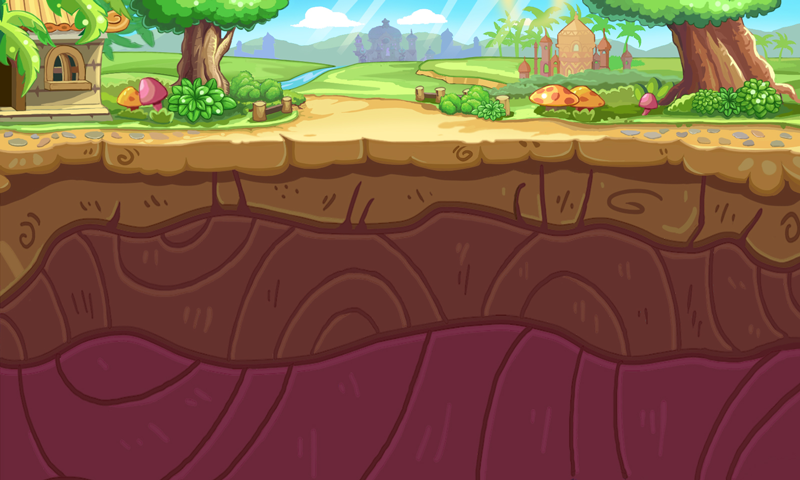

A level layout from a 2D game, rendered from its tile map. Below: a short description, then the map file with tile-grid data replaced by summaries:
An orthogonal 25x15 tile map with 32x32 px tiles, 1 tile layer (bg) and 17 objects.

<map version="1.0" orientation="orthogonal" width="25" height="15" tilewidth="32" tileheight="32">
 <tileset firstgid="1" name="bg01" tilewidth="32" tileheight="32">
  <image source="bg01.png" width="800" height="480" />
 </tileset>
 <layer name="bg" width="25" height="15">
  <data>[375 cells, 375 non-empty, 375 distinct tile ids]</data>
 </layer>
 <objectgroup name="logic" width="25" height="15" opacity="0.9">
  <object x="0" y="0" width="32" height="32">
   <properties>
    <property name="coins" value="500" />
    <property name="map" value="01" />
    <property name="nextscene" value="03" />
    <property name="nextscene2" value="-1" />
    <property name="scene" value="02" />
    <property name="time" value="60" />
    <property name="tips" value="31" />
    <property name="typeid" value="999" />
   </properties>
  </object>
  <object x="53" y="315" width="96" height="96">
   <properties>
    <property name="typeid" value="04008" />
   </properties>
  </object>
  <object x="564" y="357" width="96" height="96">
   <properties>
    <property name="typeid" value="04005" />
   </properties>
  </object>
  <object x="104" y="232" width="64" height="64">
   <properties>
    <property name="typeid" value="04004" />
   </properties>
  </object>
  <object x="155" y="351" width="64" height="64">
   <properties>
    <property name="typeid" value="04001" />
   </properties>
  </object>
  <object x="450" y="392" width="64" height="64">
   <properties>
    <property name="typeid" value="04007" />
   </properties>
  </object>
  <object x="550" y="237" width="64" height="64">
   <properties>
    <property name="typeid" value="04007" />
   </properties>
  </object>
  <object x="313" y="290" width="32" height="32">
   <properties>
    <property name="typeid" value="04015" />
   </properties>
  </object>
  <object x="397" y="416" width="32" height="32">
   <properties>
    <property name="typeid" value="04014" />
   </properties>
  </object>
  <object x="109" y="429" width="32" height="32">
   <properties>
    <property name="typeid" value="04013" />
   </properties>
  </object>
  <object x="337" y="423" width="32" height="32">
   <properties>
    <property name="typeid" value="04012" />
   </properties>
  </object>
  <object x="181" y="264" width="64" height="64">
   <properties>
    <property name="typeid" value="04007" />
   </properties>
  </object>
  <object x="376" y="331" width="64" height="64">
   <properties>
    <property name="typeid" value="04007" />
   </properties>
  </object>
  <object x="431" y="242" width="64" height="64">
   <properties>
    <property name="typeid" value="04004" />
   </properties>
  </object>
  <object x="648" y="275" width="64" height="64">
   <properties>
    <property name="typeid" value="04004" />
   </properties>
  </object>
  <object x="227" y="332" width="96" height="96">
   <properties>
    <property name="typeid" value="04005" />
   </properties>
  </object>
  <object x="455" y="322" width="64" height="64">
   <properties>
    <property name="typeid" value="04001" />
   </properties>
  </object>
 </objectgroup>
</map>